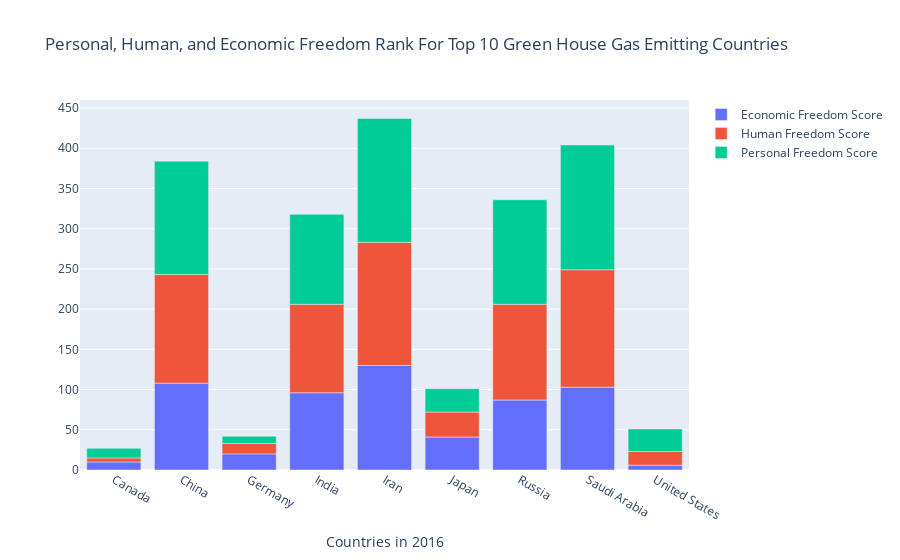

The code cell stored with this chart in its notebook:
### Markdown cell above
Climate change is a surmounting problem plaguing society today. The biggest factor contributing to climate change is the increase in green house gas emissions. According to "ucsusa.org", the top 10 green house gas emitting countries for 2015 are: United States, China, India, Russia, Japan, Germany, South Korea, Iran, Canada, and Saudi Arabia. Lets take a look at the freedom ranks for these countries.

### Code cell
# import graph objects as "go"
import plotly.graph_objs as go

x = data_power.countries

trace1 = {
  'x': x,
  'y': data_power.ef_rank,
  'name': 'Economic Freedom Score',
  'type': 'bar'
};
trace2 = {
  'x': x,
  'y': data_power.hf_rank,
  'name': 'Human Freedom Score',
  'type': 'bar'
};
trace3 = {
  'x': x,
  'y': data_power['pf_rank'],
  'name': 'Personal Freedom Score',
  'type': 'bar'
};
data = [trace1, trace2, trace3];
layout = {
  'xaxis': {'title': ' Countries in 2016'},
  'barmode': 'relative',
  'title': 'Personal, Human, and Economic Freedom Rank For Top 10 Green House Gas Emitting Countries'
};
fig = go.Figure(data = data, layout = layout)
iplot(fig)

### Figure 1 — Plotly figure (JSON) as saved in the notebook; plotly's stock layout.template omitted (floating-point values rounded to 4 significant figures)
{"data": [{"name": "Economic Freedom Score", "type": "bar", "x": ["Canada", "China", "Germany", "India", "Iran", "Japan", "Russia", "Saudi Arabia", "United States"], "y": [10, 108, 20, 96, 130, 41, 87, 103, 6]}, {"name": "Human Freedom Score", "type": "bar", "x": ["Canada", "China", "Germany", "India", "Iran", "Japan", "Russia", "Saudi Arabia", "United States"], "y": [5, 135, 13, 110, 153, 31, 119, 146, 17]}, {"name": "Personal Freedom Score", "type": "bar", "x": ["Canada", "China", "Germany", "India", "Iran", "Japan", "Russia", "Saudi Arabia", "United States"], "y": [12, 141, 9, 112, 154, 29, 130, 155, 28]}], "layout": {"barmode": "relative", "title": {"text": "Personal, Human, and Economic Freedom Rank For Top 10 Green House Gas Emitting Countries"}, "xaxis": {"title": {"text": " Countries in 2016"}}}}
